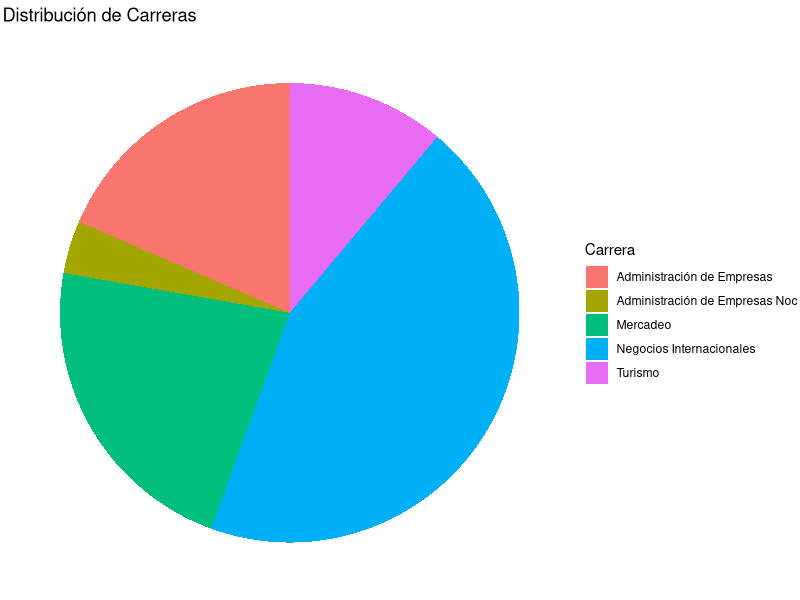
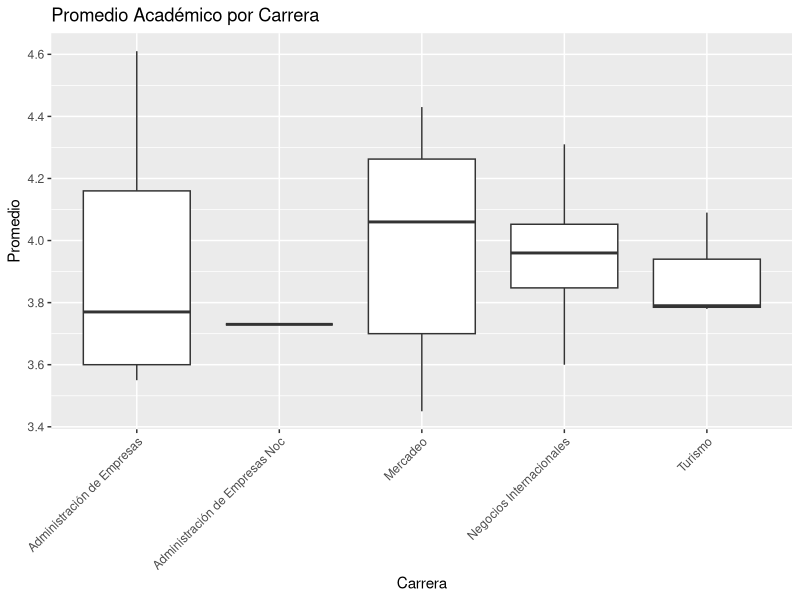

Write the R code that produced these figures, in order.
## ---- chunk 1
knitr::opts_chunk$set(echo = TRUE)
## ---- chunk 2
# Crear el data frame con la información extraída
data <- data.frame(
  Nombre = c("Laura Marcela Bedoya Serna", "Camila Cardenas Rojas", "Isabella Castaño Florez", 
             "Cataño Rodriguez", "Chaguendo Mendoza", "Mariana Cortes Rengifo", 
             "Nicolas Figueroa Eraso", "Galeano Castañeda", "Juan Gonzalez Sanchez", 
             "Angie Guzman Espinosa", "Mendoza Vargas", "Isabela Muñoz Gonzalez", 
             "Laura Valentina Murillo Gómez", "Natalia Parra Escandon", "Preciado Portela", 
             "Karla Quiñones Muñoz", "Juan Ramirez Landazabal", "Luna Rivera Muñoz", 
             "Juan Rojas Rosada", "Leonardo Jose Rojas Leon", "Juan Silva Sanchez", 
             "Solarte Zambrano", "Juan Trujillo Escobar", "Mariana Vanegas Acosta", 
             "Manuel Vera Orozco", "Villamizar Tasama", "Zambrano Vacca"),
  Carrera = c("Administración de Empresas", "Mercadeo", "Mercadeo", 
              "Negocios Internacionales", "Turismo", "Negocios Internacionales", 
              "Administración de Empresas", "Mercadeo", "Mercadeo", 
              "Negocios Internacionales", "Negocios Internacionales", "Turismo", 
              "Administración de Empresas", "Mercadeo", "Mercadeo", 
              "Negocios Internacionales", "Negocios Internacionales", "Negocios Internacionales", 
              "Turismo", "Administración de Empresas", "Administración de Empresas Noc", 
              "Administración de Empresas", "Negocios Internacionales", "Negocios Internacionales", 
              "Negocios Internacionales", "Negocios Internacionales", "Negocios Internacionales"),
  Matriculada = c(5, 1, 1, 1, 1, 1, 1, 1, 3, 1, 1, 1, 1, 1, 1, 1, 2, 2, 2, 1, 1, 1, 1, 1, 1, 1, 1),
  Cancelada = c(4, 0, 0, 0, 0, 0, 0, 0, 0, 0, 0, 0, 0, 0, 0, 0, 1, 1, 1, 0, 0, 0, 0, 0, 0, 0, 0),
  Perdida = c(0, 0, 0, 0, 0, 0, 0, 0, 2, 0, 0, 0, 0, 0, 0, 0, 0, 0, 0, 0, 0, 0, 0, 0, 0, 0, 0),
  Promedio = c(3.77, 3.61, 4.43, 3.96, 3.78, 4.15, 3.55, 4.3, 3.45, 3.6, 3.96, 3.79, 3.6, 4.15, 3.97, 
               4.0, 4.04, 3.95, 4.09, 4.61, 3.73, 4.16, 3.78, 4.09, 3.69, 3.87, 4.31)
)

# Ver los primeros registros del data frame
print(head(data))

# Crear un gráfico de torta para la variable 'Carrera'
library(ggplot2)
ggplot(data, aes(x = "", fill = Carrera)) +
  geom_bar(width = 1) +
  coord_polar("y") +
  labs(title = "Distribución de Carreras") +
  theme_void()

# Crear un gráfico de cajas para 'Promedio' por 'Carrera'
ggplot(data, aes(x = Carrera, y = Promedio)) +
  geom_boxplot() +
  labs(title = "Promedio Académico por Carrera", x = "Carrera", y = "Promedio") +
  theme(axis.text.x = element_text(angle = 45, hjust = 1))

